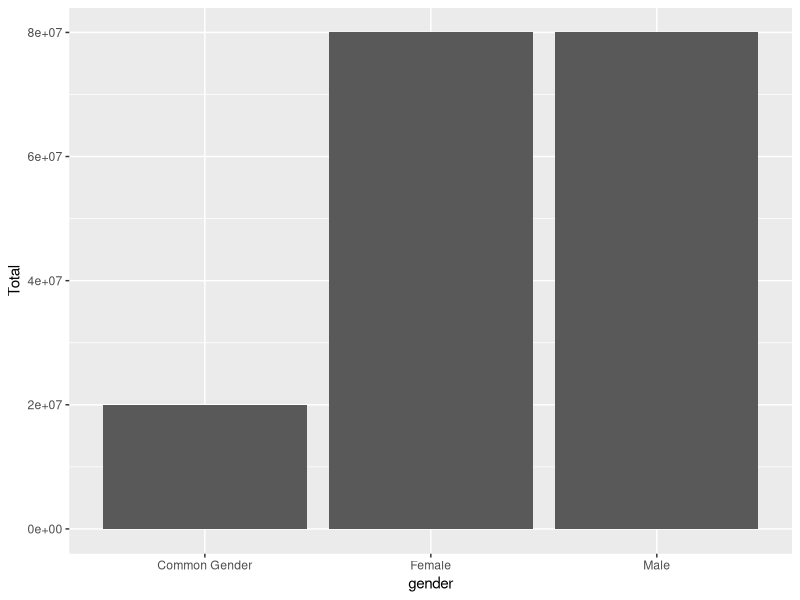

Reproduce this figure in R.
library(ggplot2)
demo<-data.frame(
  gender=c("Male", "Female", "Common Gender"),
  Total=c(80000000, 80000000, 20000000)
)
ggplot(data=demo)+
  geom_bar(mapping = aes(x=gender, y=Total), stat = "identity")
